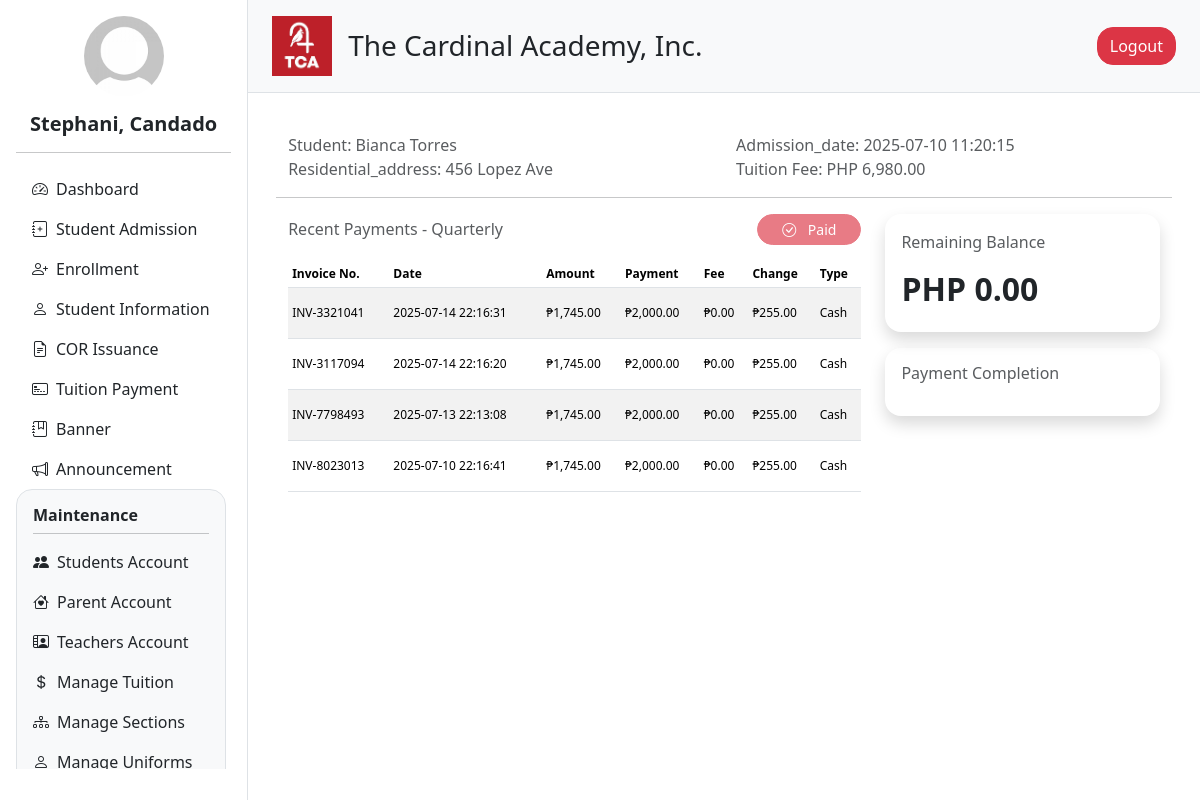
Page /admin/view_tuition.php?id=33 (signed in) on the committed database.
### tables this page shows
CREATE TABLE `enroll_form` (
  `id` int(11) NOT NULL,
  `lrn` varchar(20) DEFAULT NULL,
  `firstname` varchar(100) DEFAULT NULL,
  `middlename` varchar(100) DEFAULT NULL,
  `lastname` varchar(100) DEFAULT NULL,
  `status` varchar(50) DEFAULT NULL,
  `gender` varchar(10) DEFAULT NULL,
  `grade_level` varchar(20) DEFAULT NULL,
  `profile_picture` varchar(255) DEFAULT NULL,
  `birthday` date DEFAULT NULL,
  `religion` varchar(100) DEFAULT NULL,
  `place_of_birth` varchar(255) DEFAULT NULL,
  `age` int(11) DEFAULT NULL,
  `residential_address` varchar(255) DEFAULT NULL,
  `region` varchar(100) DEFAULT NULL,
  `province` varchar(100) DEFAULT NULL,
  `municipal` varchar(100) DEFAULT NULL,
  `barangay` varchar(100) DEFAULT NULL,
  `father_name` varchar(100) DEFAULT NULL,
  `father_occupation` varchar(100) DEFAULT NULL,
  `father_contact` varchar(20) DEFAULT NULL,
  `mother_name` varchar(100) DEFAULT NULL,
  `mother_occupation` varchar(100) DEFAULT NULL,
  `mother_contact` varchar(20) DEFAULT NULL,
  `guardian_name` varchar(100) DEFAULT NULL,
  `guardian_occupation` varchar(100) DEFAULT NULL,
  `guardian_contact` varchar(20) DEFAULT NULL,
  `admission_status` varchar(50) DEFAULT NULL,
  `que_code` varchar(100) DEFAULT NULL,
  `email` varchar(100) DEFAULT NULL,
  `facebook` varchar(100) DEFAULT NULL,
  `admission_date` datetime DEFAULT current_timestamp(),
  `payment_plan` varchar(50) DEFAULT NULL,
  `downpayment` double DEFAULT NULL,
  `tuition_fee` double DEFAULT NULL,
  `miscellaneous` double DEFAULT NULL,
  `discount_type` varchar(100) DEFAULT NULL,
  `discount` double DEFAULT NULL,
  `discount_value` double DEFAULT NULL,
  `birth_cert` tinyint(1) DEFAULT 0,
  `report_card` tinyint(1) DEFAULT 0,
  `good_moral` tinyint(1) DEFAULT 0,
  `id_pic` tinyint(1) DEFAULT 0,
  `esc_cert` tinyint(1) DEFAULT 0
);

CREATE TABLE `payment` (
  `id` int(11) NOT NULL,
  `amount` double NOT NULL,
  `payment` double NOT NULL,
  `change` double NOT NULL,
  `payment_type` varchar(50) NOT NULL,
  `proof` varchar(255) DEFAULT NULL,
  `student_id` int(11) NOT NULL,
  `registar_id` int(11) NOT NULL,
  `date` datetime DEFAULT current_timestamp(),
  `invoice_number` double NOT NULL,
  `reference_number` bigint(20) DEFAULT NULL,
  `transaction_fee` decimal(10,2) DEFAULT 0.00
);

### admin/view_tuition.php (the view, shortened to what this page needs)
<?php
$host = 'localhost';
$db   = 'tca';
$user = 'root';
$pass = '';
$conn = new mysqli($host, $user, $pass, $db);
$id = (int) $_GET['id'];
$student_id = $id;
$total_stmt = $conn->prepare("SELECT SUM(amount) AS total_amount FROM payment WHERE student_id = ?");
$total_stmt->bind_param("i", $student_id);
$total_stmt->execute();
$total_result = $total_stmt->get_result();
$total_row = $total_result->fetch_assoc();
$total_amount = $total_row['total_amount'] ?? 0;
$sql = "SELECT enroll_form.tuition_fee, enroll_form.miscellaneous, enroll_form.payment_plan , enroll_form.firstname, enroll_form.middlename, enroll_form.lastname,  enroll_form.residential_address,  enroll_form.admission_date
        FROM users
        JOIN enroll_form ON users.enroll_id = enroll_form.id
        WHERE users.acc_type = 'student' AND users.user_id = ?";
$stmt = $conn->prepare($sql);
$stmt->bind_param("i", $id);
$stmt->execute();
$result = $stmt->get_result();
if ($result->num_rows > 0) {
    $data = $result->fetch_assoc();
    $tuition_fee = (float) $data['tuition_fee'];
    $misc = (float) $data['miscellaneous'];
    $balance = $tuition_fee + $misc;
    $payment_plan = $data['payment_plan'];
    $fullname = $data['firstname'] . ' ' . $data['lastname'];
    $residential_address = $data['residential_address'];
    $admission_date = $data['admission_date'];
    $remaining_balance = $balance - $total_amount;
} else {
    echo "No matching student found.";
    exit;
}
?>
<!DOCTYPE html>
<html lang="en">
<head>
  <?php include 'header.php'; ?>
</head>
<body>
<div class="d-flex flex-row bg-white">
  <?php include 'navigation.php'; ?>
  <div class="content flex-grow-1">
    <?php include 'nav_top.php'; ?>
    <div class="container my-4">
        <div class="row g-4">
        <div class="col-12">
          <div class="rounded p-3 bg-white">
            <div class="container ">
              <div class="row">
                    <div class="col-12 col-md-12">
                     <div class="row pb-3">
                      <div class="col-12 d-flex flex-column col-md-6">
                          <span class="me-3 text-muted">Student: <?php echo $fullname; ?></span>
                          <span class="me-3 text-muted">Residential_address: <?php echo $residential_address; ?></span>
                      </div>
                      <div class="col-12 d-flex flex-column col-md-6">
                          <span class="me-3 text-muted">Admission_date: <?php echo $admission_date; ?>
                          </span><span class="me-3 text-muted">Tuition Fee: PHP <?php echo number_format($balance, 2); ?></span>
                      </div>
                     </div>
                    </div>
                    <hr>
                    <div class="col-12 col-md-8">
                        <div class=" rounded rounded-4">
                      <div class="d-flex justify-content-between align-items-center mb-3">
                        <h6 class="mb-0 text-muted">Recent Payments - <?php echo $payment_plan?></h6>
                         <?php if (number_format($remaining_balance, 2) == 0): ?>
                          <a href="#" class="btn btn-danger btn-sm rounded rounded-4 px-4 disabled">
                            <i class="bi bi-check-circle me-2"></i> Paid
                          </a>
                        <?php else: ?>
                          <a href="#" class="btn btn-danger btn-sm border rounded rounded-4 px-4" data-bs-toggle="modal" data-bs-target="#payModal">
                            <i class="bi bi-cash me-2"></i> Pay
                          </a>
                        <?php endif; ?>
                    </div>
                       <table class="table table-hover table-sm table-striped pt-3 pb-3 text-muted" style="font-size: 12px; cursor: pointer">
                        <thead>
                            <tr>
                                <th>Invoice No.</th>
                                <th>Date</th>
                                <th>Amount</th>
                                <th>Payment</th>
                                <th>Fee</th>
                                <th>Change</th>
                                <th>Type</th>
                            </tr>
                        </thead>
                       <tbody>
                        <?php
                        $student_id = $id;
                        $stmt = $conn->prepare("SELECT invoice_number, date, amount, payment, `change`, transaction_fee, payment_type FROM payment WHERE student_id = ? ORDER BY date DESC");
                        $stmt->bind_param("i", $student_id);
                        $stmt->execute();
                        $result = $stmt->get_result();
                        if ($result->num_rows > 0) {
                            while ($row = $result->fetch_assoc()) {
                                $formatted_invoice = 'INV-' . str_pad($row['invoice_number'], 4, '0', STR_PAD_LEFT);
                                echo "<tr class='clickable-row' data-id='{$row['invoice_number']}' data-student='{$student_id}'>";
                                echo "<td class='py-3'>{$formatted_invoice}</td>";
                                echo "<td class='py-3'>" . $row['date'] . "</td>";
                                echo "<td class='py-3'>₱" . number_format($row['amount'], 2) . "</td>";
                                echo "<td class='py-3'>₱" . number_format($row['payment'], 2) . "</td>";
                                echo "<td class='py-3'>₱" . number_format($row['transaction_fee'], 2) . "</td>";
                                echo "<td class='py-3'>₱" . number_format($row['change'], 2) . "</td>";
                                echo "<td class='py-3'>" . htmlspecialchars($row['payment_type']) . "</td>";
                                echo "</tr>";
                            }
                        } else {
                            echo "<tr><td colspan='6' class='text-center py-3 text-muted'>
                            <img src='../static/artnotfound.svg'class='mt-3' style='width: 50%; opacity: 70%'>
                            <p>No data found</p>
                            </td></tr>";
                        }
                        ?>
                        </tbody>
                    </table>
                    </div>
                    </div>
                    <div class="col-12 col-md-4">
                        <div class="row">
                        <div class="col-12 mb-3">
                            <div class=" p-3 rounded shadow rounded-4" style="background-color: accentgreen">
                            <p class="text-muted">Remaining Balance</p>
                            <h2 class="fw-bolder">PHP <?php echo number_format($remaining_balance, 2); ?></h2>
                            </div>
                        </div>
                        <div class="col-12">
                            <div class="p-3 shadow rounded rounded-4">
                            <h6 class="mb-3 text-muted">Payment Completion</h6>
                            </div>
                        </div>
                        </div>
                    </div>
            </div>
          </div>
        </div>
      </div>
    </div>
  </div>
</div>
</body>
</html>

### static/css/styles.css (style rules this page uses)
.content { width: 80%; }

### static/css/landing.css (style rules this page uses)
body { margin: 0; padding: 0; height: 100%; }

### rows in the picture
enroll_form: fullname "Bianca Torres", residential_address "456 Lopez Ave", admission_date "2025-07-10 11:20:15", balance "6,980.00", payment_plan "Quarterly"
payment: invoice_number "INV-3321041", date "2025-07-14 22:16:31", amount "1,745.00", payment "2,000.00", transaction_fee "0.00", change "255.00", payment_type "Cash"
payment: invoice_number "INV-3117094", date "2025-07-14 22:16:20", amount "1,745.00", payment "2,000.00", transaction_fee "0.00", change "255.00", payment_type "Cash"
payment: invoice_number "INV-7798493", date "2025-07-13 22:13:08", amount "1,745.00", payment "2,000.00", transaction_fee "0.00", change "255.00", payment_type "Cash"
payment: invoice_number "INV-8023013", date "2025-07-10 22:16:41", amount "1,745.00", payment "2,000.00", transaction_fee "0.00", change "255.00", payment_type "Cash"

### other values in the picture
$full_name "Stephani, Candado"
$remaining_balance "0.00"
